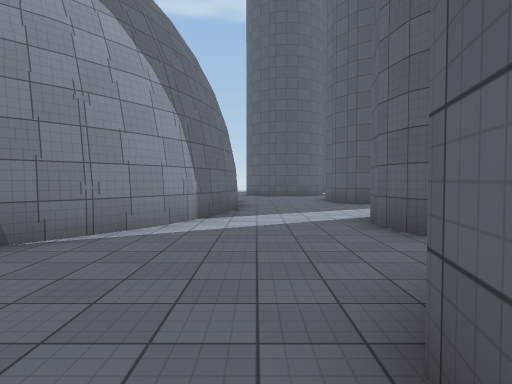
[1] (above)

16 first-person views from a walk through a 3-D level made in the Unity game engine. The camera is 1.5 m above the floor, tilts 2° down and sees 75° across. The floor is counted in squares, 2 m on a side. Each view is taken from the middle of a square. On the plan, view 1 faces up. The plan holds only what a view shows up to about 11 squares ahead; the rest is blank. The place goes on beyond the plan. Surface patterns are stand-ins for the level's own textures.

[2]
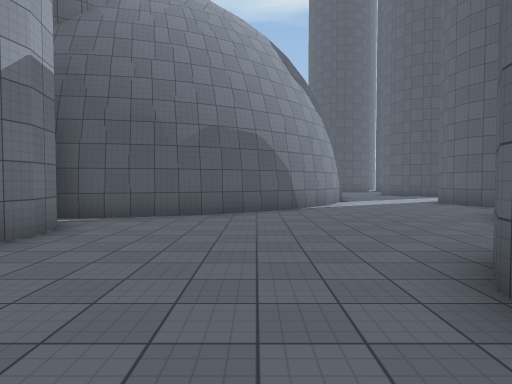

[3]
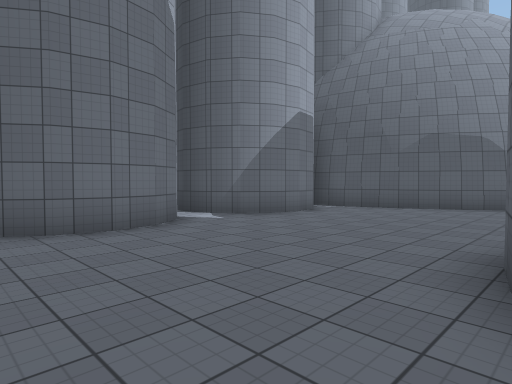

[4]
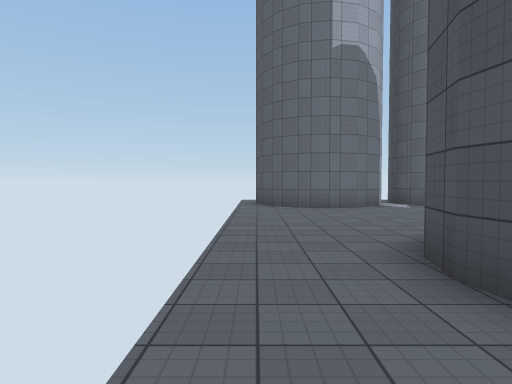

[5]
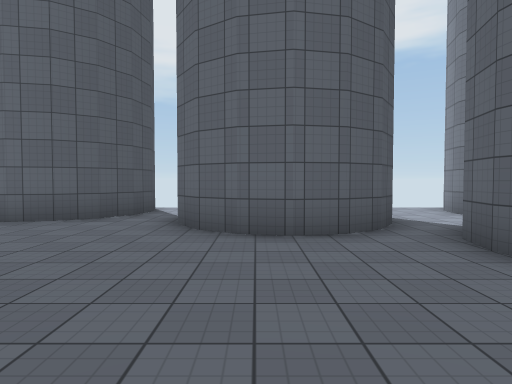

[6]
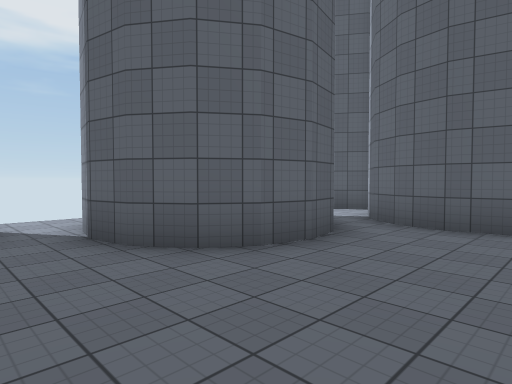

[7]
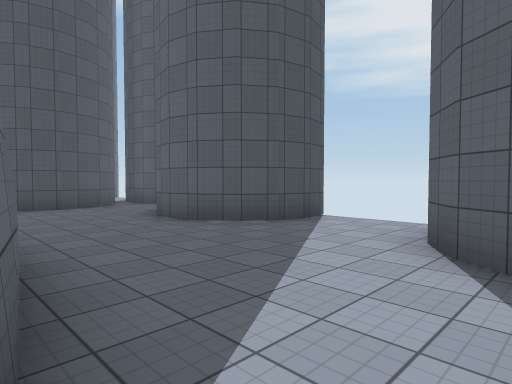

[8]
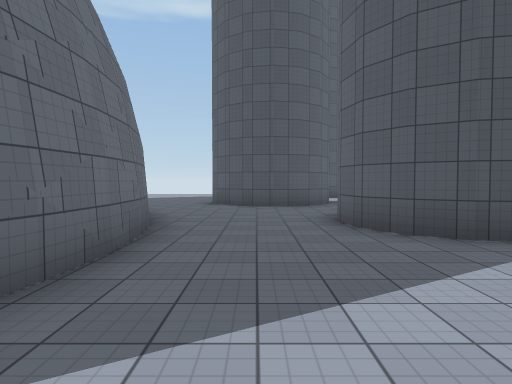

[9]
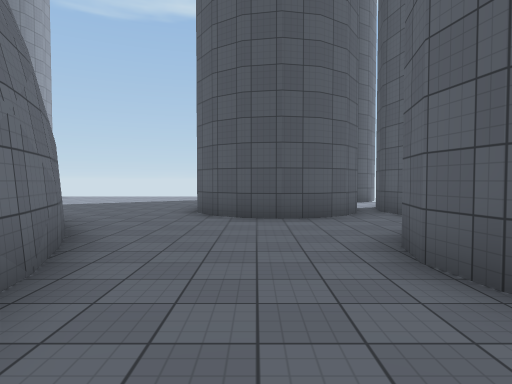

[10]
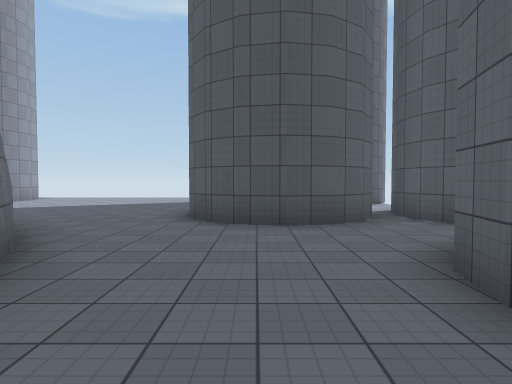

[11]
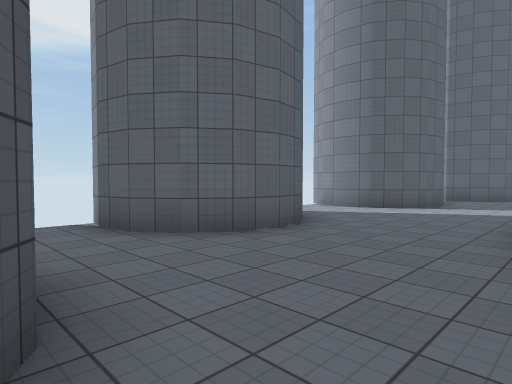

[12]
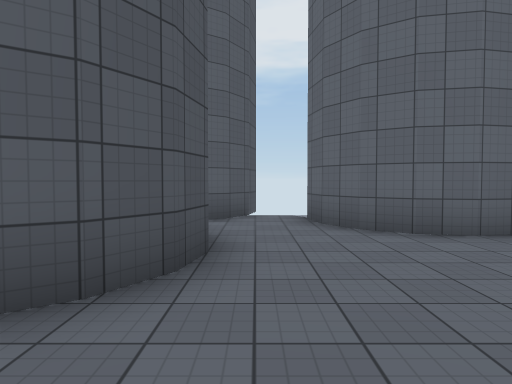

[13]
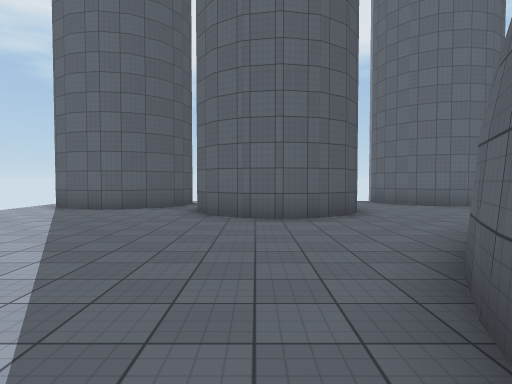

[14]
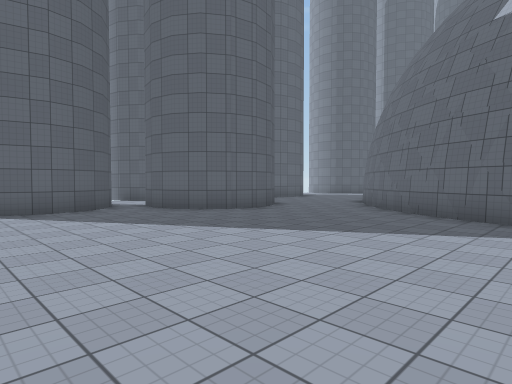

[15]
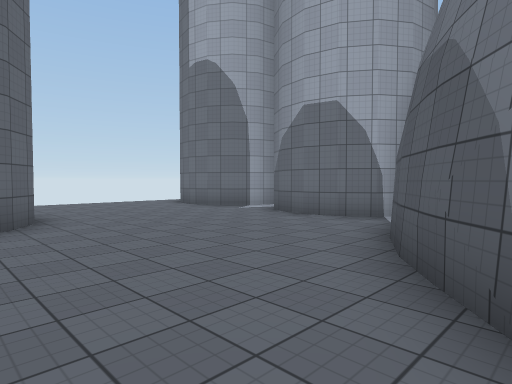

[16]
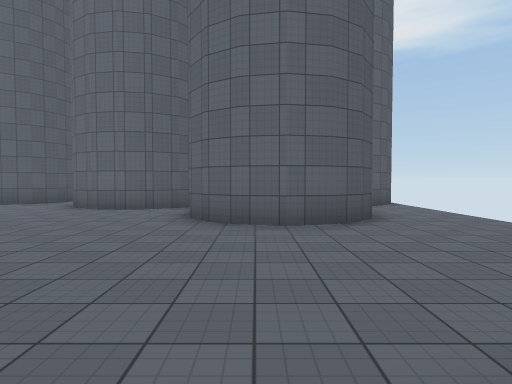

### Floor plan
Key: @ floor where view 1 was taken; # wall or solid block; . floor.
Columns run from 9 left of view 1 to 6 right of it. Each row starts with its distance up from view 1.
 24   .....   ..#
 23   .........##
 22   .........#
 21   .........###
 20   ..........#
 19    .......###
 18   .......##
 17    #.....######
 16    ###....##..##
 15      ##........#
 14       ##.....###
 13        #....##
 12        ##...#
 11         #...##
 10         #....##
  9         #......
  8         #......
  7        ##...###
  6        #...##
  5       ##...##
  4      ##.....###
  3    ###.........
  2  ###.......##..
  1  #........##
  0  ##......@##
 -1  ##........#
 -2 ##......##....
 -3 #......####....
 -4 ##.....##  .##.
 -5  ##.....## ##
 -6 ##.........##
 -7 #...........#

Positions as (right, up) in squares from view 1, and headings:
1: (0, 0), facing up
2: (-4, -5), facing up
3: (-2, -7), facing up-left
4: (2, -7), facing left
5: (-4, 1), facing right
6: (-2, 4), facing down-right
7: (-1, 6), facing up-right
8: (1, 6), facing up
9: (1, 9), facing up
10: (1, 10), facing up
11: (-1, 16), facing down-right
12: (-2, 15), facing right
13: (-7, 18), facing right
14: (-7, 24), facing down-right
15: (-1, 4), facing down-left
16: (-8, -3), facing right
